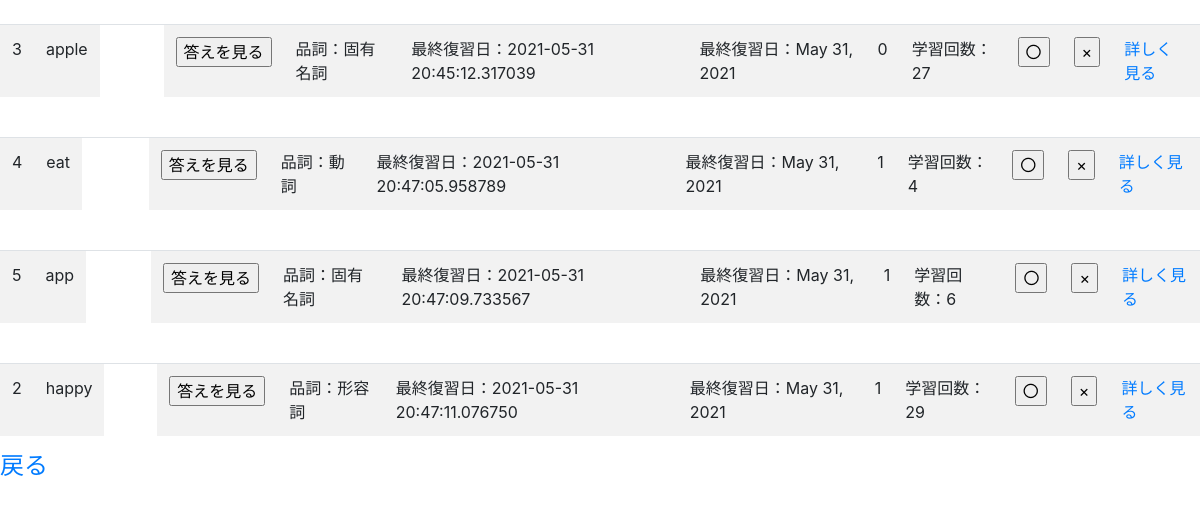
Page /studying (signed in) on the earlier database version.
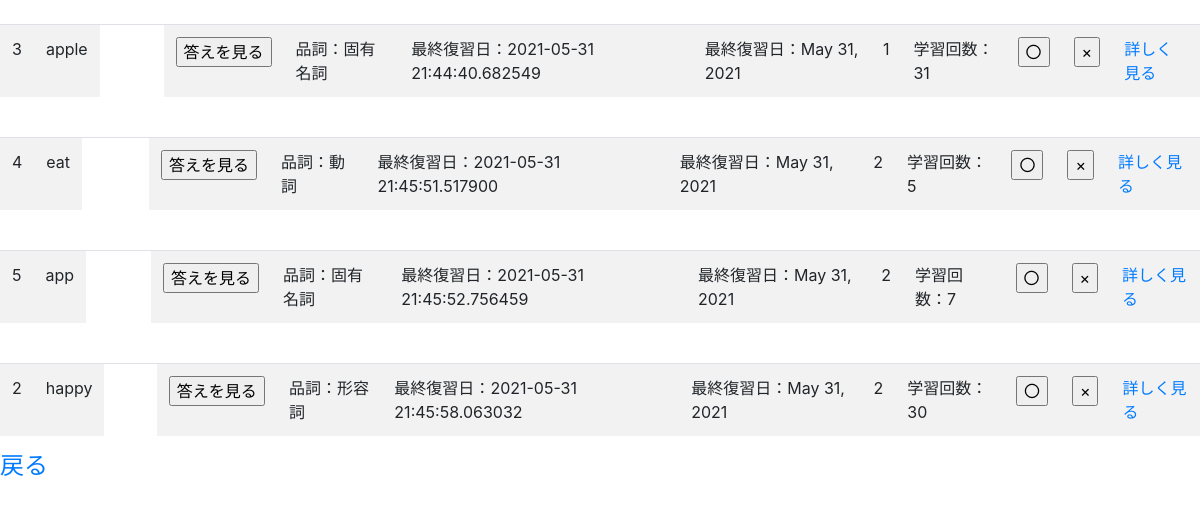
Same page on the later database version.
### models/models.py (models this page shows, shortened)
class List(Base):
    __tablename__ = 'lists'
    id = Column(Integer, primary_key=True)
    userid = Column(String(128))
    front = Column(String(128))
    back = Column(String(128))
    partofspeech = Column(Text)
    memo = Column(Text)
    sumcount = Column(Integer)
    count = Column(Integer)
    date = Column(DateTime, default=datetime.today())

### app/app.py (the view)
@app.route("/studying")
def studying():
    if "user_name" in session:
        name = session["user_name"]
        studyALL = List.query.filter_by(userid=name).order_by(List.date.asc())
        nowdate = datetime.today()
        return render_template("studying.html",studyALL=studyALL,nowdate=nowdate)
    else:
        return redirect(url_for("top",status="logout"))

### app/templates/studying.html (shortened to what this page needs)
{% extends "layout.html" %}
{% block time %}
<div class="table-responsive">
    {% for studyone in studyALL %}
    <table class="table table-striped">
        <tr>
            <td>{{studyone.id}}</td>
            <td>{{studyone.front}}</td>
            <td>
                <input type="button" value="答えを見る" onclick="clickBtn('{{studyone.id}}')" />
            </td>
            <td>品詞：{{studyone.partofspeech}}</td>
            <td>最終復習日：{{studyone.date}}</td>
            <td>最終復習日：{{studyone.date.strftime('%b %d, %Y')}}</td>
            <td>{{studyone.count}}</td>
            <td>学習回数：{{studyone.sumcount}}</td>
            <td>
                <form action="/understand/{{studyone.id}}" method="post" name="understand">
                    <input type="submit" name="understand" value="〇">
                </form>
            </td>
            <td>
                <form action="/repeats/{{studyone.id}}" method="post" name="repeats">
                    <input type="submit" name="repeats" value="×">
                </form>
            </td>
            <td>
                <a class="pronounce" href="/pronounce/{{studyone.id}}">詳しく見る</a>
            </td>
        </tr>
    </table>
    {% endfor %}
</div>
<h4><a class="new" href="/index">戻る</a></h4>
{% endblock %}

### app/templates/layout.html (shortened to what this page needs)
<!DOCTYPE html>
<html lang="ja">
<head>
    <link rel="stylesheet" href="https://stackpath.bootstrapcdn.com/bootstrap/4.3.1/css/bootstrap.min.css">
    <link rel="stylesheet" type="text/css" href="{{ url_for('static',filename='css/style.css') }}">
</head>
<body>
    {% block time %}
    {% endblock %}
</body>
</html>

Differences in the rows shown:
changed List "apple": date "2021-05-31 20:45:12.317039" → "2021-05-31 21:44:40.682549"; count "0" → "1"; sumcount "27" → "31"
changed List "eat": date "2021-05-31 20:47:05.958789" → "2021-05-31 21:45:51.517900"; count "1" → "2"; sumcount "4" → "5"
changed List "app": date "2021-05-31 20:47:09.733567" → "2021-05-31 21:45:52.756459"; count "1" → "2"; sumcount "6" → "7"
changed List "happy": date "2021-05-31 20:47:11.076750" → "2021-05-31 21:45:58.063032"; count "1" → "2"; sumcount "29" → "30"
